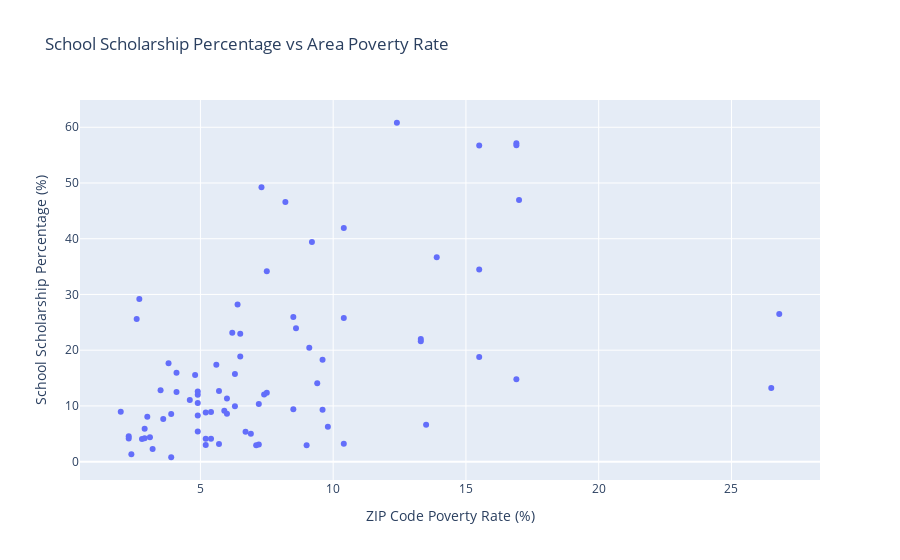

The notebook cell saved with this chart:
### Code cell
# Analyze relationship between poverty rates and school scholarships
# Check if poverty data is available before attempting merge
if 'poverty_df' in locals() and len(poverty_df) > 0 and 'zip_code' in poverty_df.columns and 'poverty_rate' in poverty_df.columns:
    print(f"Attempting to merge school data with poverty data...")
    
    # Merge school data with poverty data
    schools_with_poverty = df_clean.merge(
        poverty_df,
        on='zip_code',
        how='left'
    )

    schools_with_poverty_data = schools_with_poverty.dropna(subset=['poverty_rate'])

    if len(schools_with_poverty_data) > 0:
        print(f"Schools with poverty data: {len(schools_with_poverty_data)} out of {len(df_clean)}")
        
        # Scatter plot: Poverty rate vs Scholarship percentage
        fig_poverty_scholarships = px.scatter(
            schools_with_poverty_data,
            x='poverty_rate',
            y='scholarship_percentage',
            hover_name='School',
            hover_data={
                'zip_code': True,
                'Scholarships': True,
                'Enrollment_Clean': True,
                'total_financial_burden': ':,.0f'
            },
            title='School Scholarship Percentage vs Area Poverty Rate',
            labels={
                'poverty_rate': 'ZIP Code Poverty Rate (%)',
                'scholarship_percentage': 'School Scholarship Percentage (%)'
            }
        )
        fig_poverty_scholarships.show()
        
        # Summary statistics
        correlation = schools_with_poverty_data['poverty_rate'].corr(schools_with_poverty_data['scholarship_percentage'])
        print(f"\nCorrelation between poverty rate and scholarship percentage: {correlation:.3f}")
        
        # Schools in high poverty areas (>20% poverty rate)
        high_poverty_schools = schools_with_poverty_data[schools_with_poverty_data['poverty_rate'] > 20]
        if len(high_poverty_schools) > 0:
            print(f"\nSchools in high poverty areas (>20% poverty rate): {len(high_poverty_schools)}")
            print(f"Average scholarship percentage in high poverty areas: {high_poverty_schools['scholarship_percentage'].mean():.1f}%")
            print(f"Average scholarship percentage overall: {schools_with_poverty_data['scholarship_percentage'].mean():.1f}%")
    else:
        print("No schools found with poverty data available")
else:
    print("ERROR: Poverty data is not available or doesn't have required columns.")
    print("Cannot analyze relationship between poverty rates and school scholarships.")
    print("Please ensure the poverty data processing completed successfully.")

### Figure 1 — Plotly figure (JSON) as saved in the notebook; plotly's stock layout.template omitted (floating-point values rounded to 4 significant figures; data arrays with more than 128 entries replaced by an {"elided": "..."} marker saying what was removed)
{"data": [{"customdata": {"elided": "80x4 mixed values"}, "hovertemplate": "<b>%{hovertext}</b><br><br>ZIP Code Poverty Rate (%)=%{x}<br>School Scholarship Percentage (%)=%{y}<br>zip_code=%{customdata[0]}<br>Scholarships=%{customdata[1]}<br>Enrollment_Clean=%{customdata[2]}<br>total_financial_burden=%{customdata[3]:,.0f}<extra></extra>", "hovertext": ["All Saints Catholic School", "Annunciation School", "Ascension School", "Ave Maria Academy (Maple Grove, MN)", "Benilde-St. Margaret's Schools", "Bethlehem Academy (Faribault, MN)", "Blessed Trinity Catholic School ", "Carondelet Catholic School (Minneapolis, MN)", "Community of Saints School", "Divine Mercy Catholic School", "Epiphany School ", "Faithful Shepherd Catholic School ", "Frassati Catholic Academy (White Bear Lake)", "Good Shepherd", "Highland Catholic St. Paul, MN)", "Hill-Murray School (Maplewood, MN)", "Holy Cross Catholic School ", "Holy Family Academy (St. Louis Park, MN)", "Holy Name of Jesus School", "Holy Spirit Elementary School", "Holy Trinity School (South Saint Paul, MN)", "Immaculate Conception", "Mary, Queen of Peace Catholic School", "Maternity of Mary - Saint Andrew School", "Most Holy Redeemer School", "Nativity of Mary School", "Nativity of Our Lord Catholic School", "Notre Dame Academy", "Our Lady of Grace", "Our Lady of Peace School (Minneapolis, MN)", "Our Lady of the Lake Catholic School", "Our Lady of the Prairie School", "Presentation of the Blessed Virgin Mary School (Maplewood, MN)", "Providence Academy (Plymouth, MN)", "Risen Christ Catholic School", "Sacred Heart School", "Saint Agnes School ", "Saint Ambrose of Woodbury", "Saint Anne's School (Le Sueur, MN)", "Saint Bartholomew's School (Wayzata, MN)", "Saint Charles Borromeo School (Saint Anthony, MN)", "Saint Croix Catholic School (Stillwater, MN)", "Saint Dominic Elementary School (Northfield, MN)", "Saint Elizabeth Ann Seton School ", "Saint Francis Xavier School (Buffalo, MN)", "Saint Helena School ", "Saint Hubert School (Chanhassen, MN)", "Saint Jerome School ", "Saint John Paul II Catholic School", "Saint John School of Little Canada ", "Saint John the Baptist Catholic Montessori (Excelsior)", "Saint John the Baptist Catholic School (Savage, MN)", "Saint John the Baptist School (Jordan, MN)", "Saint John the Baptist School (New Brighton, MN)", "Saint John the Baptist School (Vermillion, MN)", "Saint Joseph School (Rosemount, MN)", "Saint Joseph School (Waconia, MN)", "Saint Joseph's Catholic School (West Saint Paul, MN)", "Saint Jude of the Lake Catholic School (Mahtomedi, MN)", "Saint Maximilian Kolbe Academy (Delano, MN)", "Saint Michael Catholic School (Saint Michael, MN)", "Saint Michael School (Prior Lake, MN)", "Saint Odilia School", "Saint Pascal Baylon Regional School", "Saint Peter Claver School", "Saint Peter School (North Saint Paul, MN)", "Saint Peter's Catholic School (Forest Lake, MN)", "Saint Raphael Catholic School (Crystal, MN)", "Saint Rose of Lima School (Roseville, MN)", "Saint Stephen's Catholic School ", "Saint Therese School (Deephaven, MN)", "Saint Thomas Academy", "Saint Thomas More ", "Saint Timothy School ", "Saint Vincent de Paul Catholic School", "Saint Wenceslaus School (New Prague, MN)", "Shakopee Area Catholic School", "Transfiguration Catholic School ", "Visitation School", "Way of the Shepherd School (Blaine, MN)"], "legendgroup": "", "marker": {"color": "#636efa", "symbol": "circle"}, "mode": "markers", "name": "", "orientation": "v", "showlegend": false, "type": "scatter", "x": [3.1, 6.9, 26.8, 3.0, 5.4, 13.3, 7.3, 2.4, 7.5, 13.3, 9.4, 7.1, 5.9, 9.0, 9.6, 10.4, 4.9, 5.4, 5.2, 9.6, 9.1, 12.4, 2.0, 15.5, 4.8, 16.9, 7.2, 4.1, 3.9, 6.3, 6.5, 2.7, 10.4, 2.3, 16.9, 8.5, 26.5, 2.8, 13.5, 5.2, 8.5, 6.0, 6.4, 4.9, 6.3, 8.2, 3.2, 15.5, 9.2, 15.5, 3.8, 4.9, 4.9, 9.8, 5.6, 3.9, 4.1, 7.5, 4.6, 2.6, 3.6, 2.3, 5.7, 17.0, 16.9, 10.4, 6.0, 13.9, 7.4, 4.9, 5.2, 2.9, 7.2, 6.5, 6.7, 3.5, 5.7, 6.2, 2.9, 8.6], "xaxis": "x", "y": [4.38, 5.0, 26.47, 8.075, 4.124, 22.0, 49.24, 1.309, 34.18, 21.6, 14.08, 2.948, 9.137, 2.932, 9.326, 3.195, 12.0, 8.901, 2.978, 18.28, 20.45, 60.81, 8.974, 34.48, 15.56, 14.79, 3.053, 12.5, 0.7874, 15.73, 18.85, 29.17, 41.94, 4.545, 57.14, 25.95, 13.23, 4.061, 6.604, 8.824, 9.416, 8.571, 28.21, 8.287, 9.932, 46.6, 2.254, 56.73, 39.42, 18.78, 17.65, 12.6, 10.53, 6.283, 17.39, 8.55, 15.97, 12.34, 11.06, 25.61, 7.639, 4.167, 3.151, 46.96, 56.79, 25.79, 11.31, 36.69, 12.06, 5.422, 4.124, 4.196, 10.33, 22.95, 5.376, 12.82, 12.66, 23.15, 5.882, 23.94], "yaxis": "y"}], "layout": {"legend": {"tracegroupgap": 0}, "title": {"text": "School Scholarship Percentage vs Area Poverty Rate"}, "xaxis": {"anchor": "y", "domain": [0, 1], "title": {"text": "ZIP Code Poverty Rate (%)"}}, "yaxis": {"anchor": "x", "domain": [0, 1], "title": {"text": "School Scholarship Percentage (%)"}}}}
